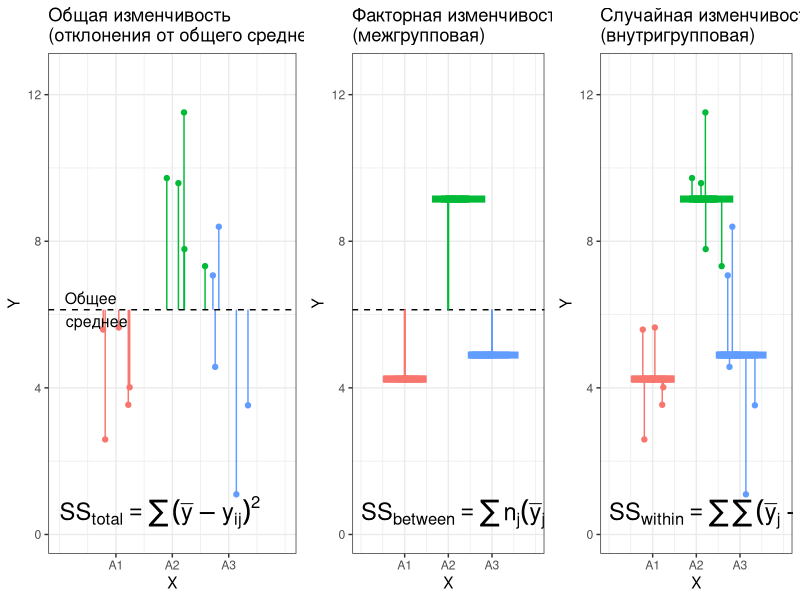
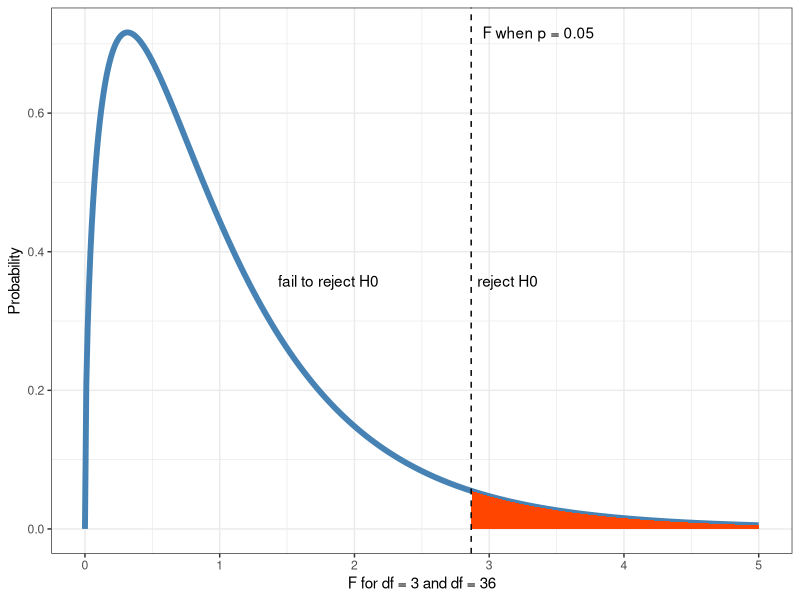
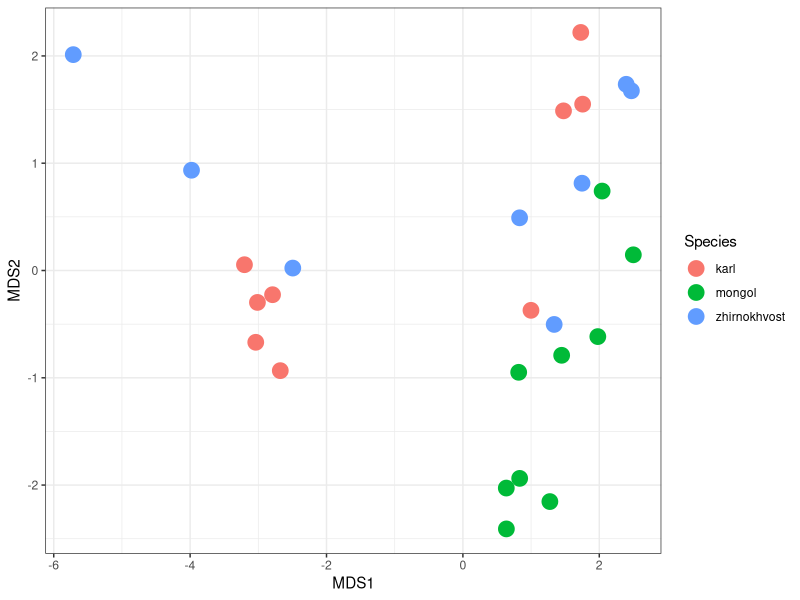
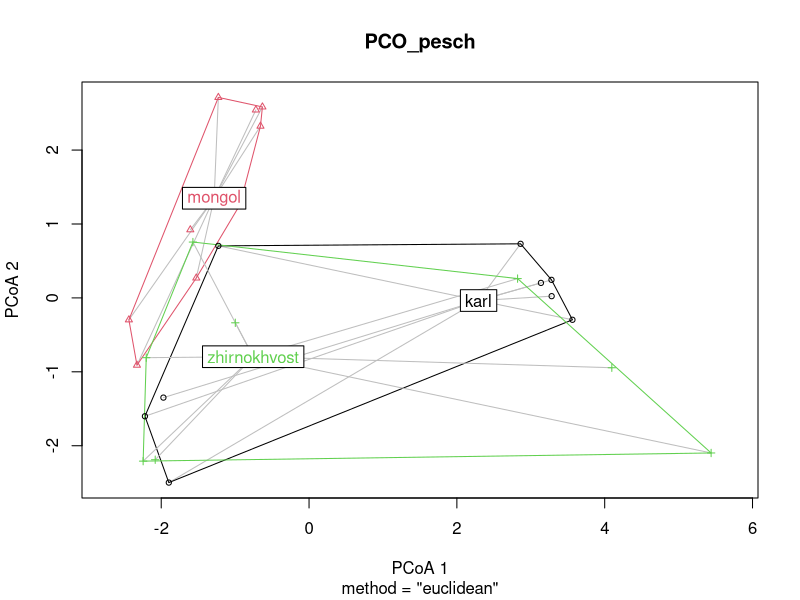
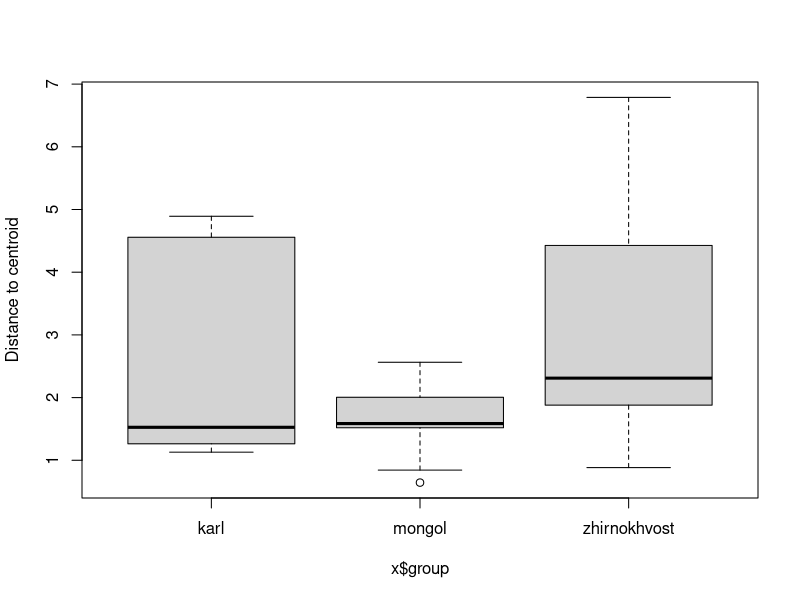
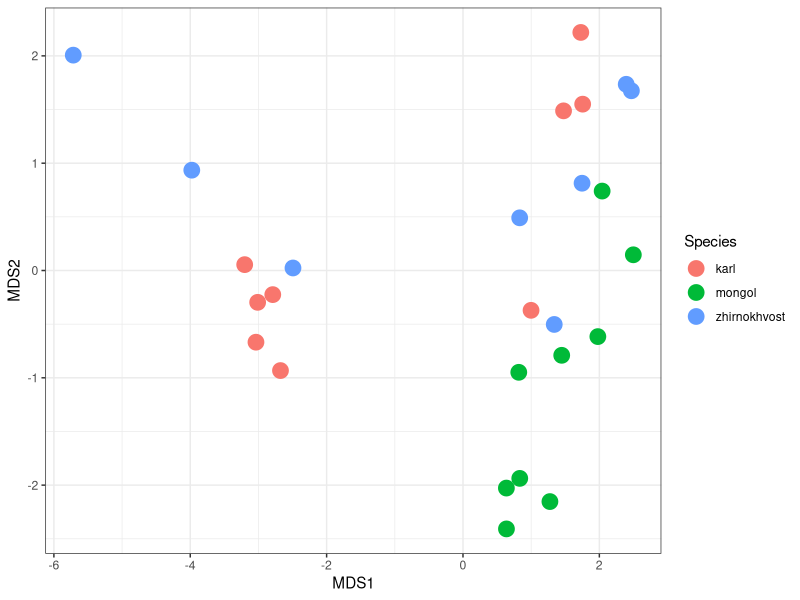

Generate these figures, in order, with R:
## ---- chunk 1
# output options
options(width = 70, scipen = 6, digits = 3)
library(knitr)
# chunk default options
opts_chunk$set(fig.align='center', tidy = FALSE, fig.width = 7, fig.height = 3, warning = FALSE)
## ---- chunk 2
x <- 2:5
ncomb <- choose(x, 2)
FWER <- 1 - (1 - 0.05)^ncomb
df <- data.frame(x, ncomb, FWER)
colnames(df) <- c("Число средних", "Число сравнений", "&alpha;<sub>familywise</sub>")
library(knitr)
kable(df)
## ---- chunk 3
x <- 2:6
ncomb <- choose(x, 2)
APC <- 0.05 / ncomb
df1 <- data.frame(x, ncomb, APC)
colnames(df1) <- c("Число средних", "Число сравнений", "&alpha;<sub>per comparison</sub>")
library(knitr)
kable(df1)
## ---- chunk 4
n <- 5
alph <- 0.05
dat <- data.frame(
  rank = 1:5,
  p_val = c(0.001, 0.01, 0.035, 0.04, 0.046)
  )

dat$adj <- n - dat$rank + 1
dat$p_adj <- pmin(dat$adj * dat$p_val, 1)
dat$h0 <- ifelse(dat$p_adj <= alph, "Да", "Нет")
frst_neg <- match("Нет", dat$h0)
dat$h0[frst_neg] <- "Нет, и дальше везде сохраняем $H_0$"
dat$h0[(frst_neg + 1):nrow(dat)] <- ""
colnames(dat) <- c("Ранг($j$)", "$\\mathbf{p_{j}}$", "$N - j + 1$",  "$\\mathbf{p^*_{j}} = min{\\{(N - j + 1) \\cdot p_{j},\\;1\\}}$", "Отвергаем $H_0$?")

library(knitr)
kable(dat, format = "markdown")
## ---- chunk 5
library(ggplot2)
theme_set(theme_bw())
library(plyr)
library(gridExtra)
set.seed(3451)
df_anova <- data.frame(X = factor(unlist(lapply(c("A1", "A2", "A3"), rep, times = 5))),
  Y = unlist(lapply(c(3, 8, 5), function(x)rnorm(5, mean = x, sd = 2))))
df_anova$JitterX <- ave(as.numeric(df_anova$X), df_anova$X, FUN = function(x) x + rnorm(length(x), sd = 0.5))
df_anova <- ddply(df_anova, .(X), transform, MeanY = mean(Y))

lims <- range(df_anova$Y) + c(-1, 1)
yannot <- lims[1] + 0.5
gmean <- mean(df_anova$Y, na.rm = TRUE)

gg_anova <- ggplot(df_anova, aes(x = JitterX, y = Y)) + aes(colour = X) + xlab("X") + scale_x_continuous("X", breaks = 1:3, labels = levels(df_anova$X), limits = c(0, 4)) + theme(legend.position = "none") + ylim(lims[1], lims[2])

# Общая изменчивость (отклонения от общего среднего)
gg_anova_total <- gg_anova + 
  geom_point() +
  geom_segment(aes(xend = JitterX, yend = gmean)) +
  geom_hline(yintercept = gmean, linetype = "dashed") + 
  ggtitle("Общая изменчивость\n(отклонения от общего среднего)") +
  annotate("text", label = "Общее\nсреднее", 
           x = 0,  y = gmean, hjust = -0.1, size = 4) + 
  annotate("text", label = "SS[total] == sum((bar(y) - y[ij]))^2", parse = TRUE, x = 0,  y = yannot, hjust = 0, size = 6) 

# Межгрупповая изменчивость (связанная с фактором)
gg_anova_factor <- gg_anova + 
  geom_hline(yintercept = gmean, linetype = "dashed") + 
  geom_text(size = 25,  stat="summary", fun.y = "mean", aes(y = MeanY, label = "-"), vjust = 0.4) + 
  geom_segment(aes(x = as.numeric(X), y = MeanY, xend = as.numeric(X), yend = gmean)) +
  ggtitle("Факторная изменчивость\n(межгрупповая)")+
    annotate("text", label = "SS[between] == sum(n[j](bar(y)[j] - bar(y)))^2", parse = TRUE, x = 0,  y = yannot, hjust = 0, size = 6)

# Внутригрупповая изменчивость (случайная)
gg_anova_error <- gg_anova + 
  geom_point() +
  geom_text(size = 25,  stat="summary", fun.y = "mean", aes(y = MeanY, label = "-"), vjust = 0.4) + 
  geom_segment(aes(xend = JitterX, yend = MeanY)) +
  ggtitle("Случайная изменчивость\n(внутригрупповая)")+
    annotate("text", label = "SS[within] == sum(sum((bar(y) [j] - y[ij])))^2", parse = TRUE, x = 0,  y = yannot, hjust = 0, size = 6)

grid.arrange(gg_anova_total, gg_anova_factor, gg_anova_error, ncol = 3, widths = c(0.38, 0.31, 0.31))
## ---- chunk 6
library(ggplot2)
theme_set(theme_bw())
df_f <- data.frame(x = seq(0, 5, 0.01), y = df(seq(0, 5, 0.01), 3, 36))
F_crit <- qf(p = 0.95, df1 = 3, df2 = 36)
shade <- rbind(c(F_crit, 0), subset(df_f, x > F_crit), c(df_f[nrow(df_f), "x"], 0))

ggplot(data = df_f, aes (x = x, y = y)) + geom_line(size = 2, color = "steelblue") + xlab("F for df = 3 and df = 36") + ylab ("Probability") + geom_polygon(data = shade, aes(x, y), fill = "orangered") + geom_vline(aes(xintercept = F_crit), linetype = "dashed") + annotate(geom = "text", x = F_crit, y = max(df_f$y), label = "F when p = 0.05", hjust = -0.1) + annotate(geom = "text", x = F_crit, y = max(df_f$y)/2, label = "reject H0", hjust = -0.1) + annotate(geom = "text", x = F_crit/2, y = max(df_f$y)/2, label = "fail to reject H0", hjust = 0)
## ---- chunk 7
pesch <- read.csv("data/pesch.csv", header = TRUE, sep = ";")
rmarkdown::paged_table(head(pesch))
## ---- chunk 8
options(digits = 4)
log_pesch <- pesch
log_pesch[, 3:ncol(pesch)] <- log(pesch[, 3:ncol(pesch)] + 1)
head(log_pesch)
## ---- chunk 9
library(ggplot2)
library(vegan)
theme_set(theme_bw())
mds_pesch <- metaMDS(log_pesch[, 3:ncol(pesch)], distance = "euclidean", trace = 0)
mds_pesch <- as.data.frame(mds_pesch$points)
mds_pesch$Species <- pesch$Species
ggplot(mds_pesch, aes(x = MDS1, y = MDS2, colour = Species)) + geom_point(size = 5)
## ---- chunk 10

## ---- chunk 11
library(vegan)
permanova_pesch <- adonis(log_pesch[3:9] ~ log_pesch$Species, method = "euclidean")
permanova_pesch
## ---- chunk 12
permanova_pesch
pvalue <- permanova_pesch$aov.tab$`Pr(>F)`[1]
## ---- chunk 13
dist_pesch <- vegdist(log_pesch[,3:ncol(pesch)], method  = "euclidean")
PCO_pesch <- betadisper(dist_pesch, log_pesch$Species)
## ---- chunk 14
plot(PCO_pesch)
## ---- chunk 15
anova(PCO_pesch)
## ---- chunk 16
boxplot(PCO_pesch)
## ---- chunk 17
library(ggplot2)
#dist_pesch <- vegdist(log_pesch[,3:ncol(pesch)], method = "euclidean")
mds_pesch <- metaMDS(log_pesch[,3:ncol(pesch)], distance = "euclidean", trace = FALSE)
mds_pesch <- as.data.frame(mds_pesch$points)
mds_pesch$Species <- pesch$Species
pl_pesch <- ggplot(mds_pesch, aes(x = MDS1, y = MDS2, colour = Species))
pl_pesch + geom_point(size = 5)
## ---- chunk 18
pairwise_permanova <- function(dat, group, strata = NULL, ...){
  pair <- combn(unique(as.character(group)), 2)
  ncomb <- ncol(pair)
  res <- rep(NA, ncomb)
  for (i in 1:ncomb) {
    filter <- group %in% pair[, i]
    if(is.null(strata)){
      posthoc <- adonis(dat[filter, ] ~ group[filter], ...)$aov.tab$Pr[1]
    } else {
      posthoc <- adonis(dat[filter, ] ~ group[filter], 
                        strata = strata[filter], ...)$aov.tab$Pr[1]
    }
    res[i] <- posthoc
    names(res)[i] <- paste(pair[, i], collapse = " vs. ")
  }
  return(res)
}
## ---- chunk 19
p_vals <- pairwise_permanova(
  dat = log_pesch[, -c(1:2)], group = log_pesch$Species, 
  method = "euclidean", permutations=9999)
p_vals
## ---- chunk 20
p.adjust(p_vals, method = "bonferroni")
## ---- chunk 21
p.adjust(p_vals, method = "holm")
## ---- chunk 22
log_pesch2 <- log_pesch[log_pesch$Species != "zhirnokhvost", ]
## ---- chunk 23
twofact_pesch <- adonis(log_pesch2[,3:ncol(pesch)] ~ Gender * Species,
                        data = log_pesch2, method = "euclidean")
twofact_pesch
## ---- chunk 24
nested_pesch <- adonis(log_pesch2[, 3:ncol(pesch)] ~ Gender, 
                       data = log_pesch2, strata = log_pesch2$Species, 
                       method = "euclidean")
nested_pesch
## ---- chunk 25
com <- read.csv("data/simulated_data.csv", sep = ',', header = T)

# Ошибочный дизай
com_permanova <- adonis(com[,1:2] ~ com$NO3)

# Правильный дизайн
com_permanova2 <- adonis(com[,1:2] ~ com$NO3, strata = com$field)
